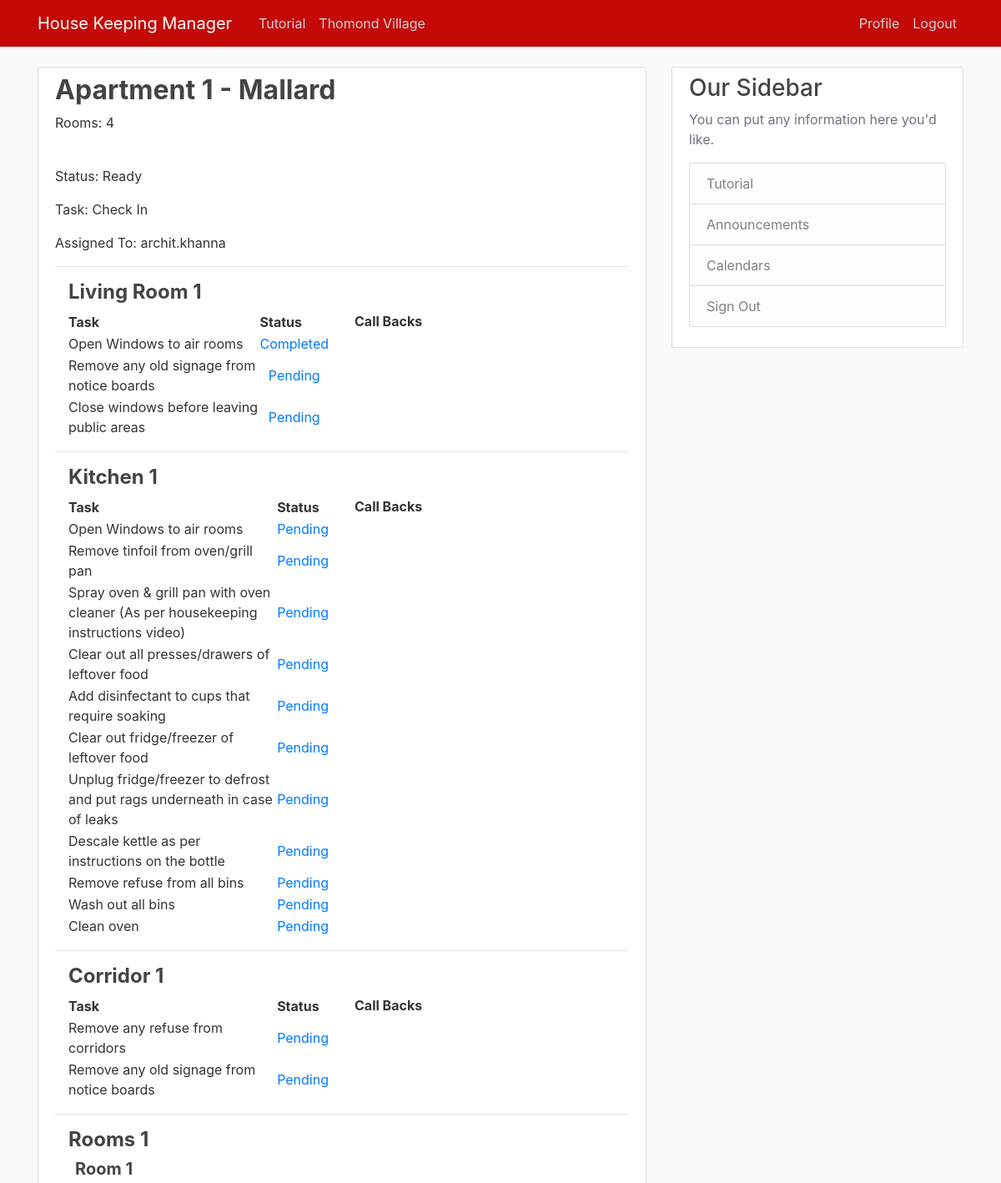
Screenshot of /apartment/22/ (signed in, upper part) with the database file from the repository.
### HKmanager/models.py (models this page shows, shortened)
class apartment(models.Model):
    number = models.IntegerField(unique=True, null=False, blank=False)
    rooms = models.ForeignKey(numberOfRooms, on_delete=models.DO_NOTHING, null=False, blank=False, default=0)
    block = models.ForeignKey(block, on_delete=models.DO_NOTHING, null=False, blank=False)
    status = models.ForeignKey(status, on_delete=models.DO_NOTHING, null=False, blank=False)
    task = models.ForeignKey(task, on_delete=models.DO_NOTHING, null=False, blank=False)
    assignee = models.ForeignKey(User, on_delete=models.DO_NOTHING)
    def __str__(self):
        return str(self.number)

class block(models.Model):
    name = models.CharField(max_length=50, null=False, blank=False)
    def __str__(self):
        return self.name

class numberOfRooms(models.Model):
    capacity = models.IntegerField(unique=True, null=False, blank=False)
    def __str__(self):
        return str(self.capacity)

class status(models.Model):
    name = models.CharField(max_length=50, null=False, blank=False)
    def __str__(self):
        return self.name

class task(models.Model):
    name = models.CharField(max_length=50, null=False, blank=False)
    def __str__(self):
        return self.name

class livingRoom(models.Model):
    apartment = models.OneToOneField(apartment, on_delete=models.CASCADE)

class livingRoomCheckList(models.Model):
    livingroom = models.ForeignKey(livingRoom, on_delete=models.CASCADE)
    task = models.ForeignKey(taskslivingRoom, on_delete=models.DO_NOTHING)
    checked = models.BooleanField(default=False)

class taskslivingRoom(models.Model):
    description = models.CharField(max_length=200, null=False, blank=False)
    def __str__(self):
        return str(self.description)

class kitchen(models.Model):
    apartment = models.OneToOneField(apartment, on_delete=models.CASCADE)

class kitchenCheckList(models.Model):
    kitchen = models.ForeignKey(kitchen, on_delete=models.CASCADE)
    task = models.ForeignKey(tasksKitchen, on_delete=models.DO_NOTHING)
    checked = models.BooleanField(default=False)

class tasksKitchen(models.Model):
    description = models.CharField(max_length=200, null=False, blank=False)
    def __str__(self):
        return str(self.description)

class corridor(models.Model):
    apartment = models.OneToOneField(apartment, on_delete=models.CASCADE)

class corridorCheckList(models.Model):
    corridor = models.ForeignKey(corridor, on_delete=models.CASCADE)
    task = models.ForeignKey(tasksCorridor, on_delete=models.DO_NOTHING)
    checked = models.BooleanField(default=False)

class tasksCorridor(models.Model):
    description = models.CharField(max_length=200, null=False, blank=False)
    def __str__(self):
        return str(self.description)

class bedroom(models.Model):
    apartment = models.ForeignKey(apartment, on_delete=models.CASCADE, default=0)
    number = models.IntegerField(null=False, blank=False, default=0)

### HKmanager/views.py (the view)
# urls.py: path('apartment/<int:pk>/', ApartmentDetailView.as_view(), name='hk-Apartment'),
class ApartmentDetailView(LoginRequiredMixin, DetailView):
    model = apartment
    def get_context_data(self, *args, **kwargs):
        context = super(ApartmentDetailView, self).get_context_data(*args, **kwargs)
        bedrooms = bedroom.objects.filter(apartment=self.object.pk)
        ensuites = ensuite.objects.filter(apartment=self.object.pk)
        context["bedrooms"] = bedrooms
        context["livingRoomCheckList"] = livingRoomCheckList.objects.all().filter(livingroom=self.object.livingroom)
        context["kitchenCheckList"] = kitchenCheckList.objects.all().filter(kitchen=self.object.kitchen)
        context["corridorCheckList"] = corridorCheckList.objects.all().filter(corridor=self.object.corridor)
        allRoomsCheckList = []
        allEnsuitesCheckList = []
        for room in bedrooms:
            allRoomsCheckList+= bedroomCheckList.objects.all().filter(bedroom=room)
        for ens in ensuites:
            allEnsuitesCheckList+= ensuiteCheckList.objects.all().filter(ensuite=ens)
        context["bedroomCheckList"] = allRoomsCheckList
        context["ensuiteCheckList"] = allEnsuitesCheckList
        return context

### HKmanager/models.py (called while the page is built)
    def __str__(self):
        return str(self.description)

    def __str__(self):
        return str(self.description)

### HKmanager/templates/HKmanager/apartment_detail.html (shortened to what this page needs)
{% extends "HKmanager/base.html" %}
{% block content %}
  <article class="media content-section">
    <div class="media-body">
      <h2 class="article-title">Apartment {{ object.number }} - {{ object.block }}</h2>
      <p class="article-content">Rooms: {{ object.rooms }}</p>
      <br>
      <p class="article-content">Status: {{ object.status }}</p>
      <p class="article-content">Task: {{ object.task }}</p>
      <p class="article-content">Assigned To: {{ object.assignee }}</p>
      <hr>
      <h4 class="article-title ml-3">Living Room {{ object.livingroom.apartment }}</h4>
      <div class="container">
        <div class="row">
          <div class="col-sm-6">
            <table>
              <tr>
                <th>Task</th>
                <th>Status</th>
              </tr>
              {% for task in livingRoomCheckList %}
                <tr>
                  <td>{{ task.task }}</td>
                  {% if task.checked %}
                    <td>
                      <center>
                        <a href="{% url 'task-undo' object.id task.id 1 %}">
                          Completed
                        </a>
                      </center>
                    </td>
                  {% else %}
                    <td>
                      <center>
                        <a href="{% url 'task-complete' object.id task.id 1 %}">
                          Pending
                        </a>
                      </center>
                    </td>
                  {% endif %}
                </tr>
              {% endfor %}
            </table>
          </div>
          <div class="col-sm-6">
            <p><b>Call Backs</b></p>
          </div>
        </div>
      </div>
      <hr>
      <h4 class="article-title ml-3">Kitchen {{ object.kitchen.apartment }}</h4>
      <div class="container">
        <div class="row">
          <div class="col-sm-6">
            <table>
              <tr>
                <th>Task</th>
                <th>Status</th>
              </tr>
              {% for task in kitchenCheckList %}
                <tr>
                  <td>{{ task.task }}</td>
                  {% if task.checked %}
                    <td>
                      <center>
                        <a href="{% url 'task-undo' object.id task.id 2 %}">
                          Completed
                        </a>
                      </center>
                    </td>
                  {% else %}
                    <td>
                      <center>
                        <a href="{% url 'task-complete' object.id task.id 2 %}">
                          Pending
                        </a>
                      </center>
                    </td>
                  {% endif %}
                </tr>
              {% endfor %}
            </table>
          </div>
          <div class="col-sm-6">
            <p><b>Call Backs</b></p>
          </div>
        </div>
      </div>
      <hr>
      <h4 class="article-title ml-3">Corridor {{ object.corridor.apartment }}</h4>
      <div class="container">
        <div class="row">
          <div class="col-sm-6">
            <table>
              <tr>
                <th>Task</th>
                <th>Status</th>
              </tr>
              {% for task in corridorCheckList %}
                <tr>
                  <td>{{ task.task }}</td>
                  {% if task.checked %}
                    <td>
                      <center>
                        <a href="{% url 'task-undo' object.id task.id 3 %}">
                          Completed
                        </a>
                      </center>
                    </td>
                  {% else %}
                    <td>
                      <center>
                        <a href="{% url 'task-complete' object.id task.id 3 %}">
                          Pending
                        </a>
                      </center>
                    </td>
                  {% endif %}
                </tr>
              {% endfor %}
            </table>
          </div>
          <div class="col-sm-6">
            <p><b>Call Backs</b></p>
          </div>
        </div>
      </div>
      <hr>
      <h4 class="article-title ml-3">Rooms {{ object.number }}</h4>
      {% for bedroom in bedrooms %}
        <h5 class="article-title ml-4">Room {{ bedroom.number }}</h5>
        <br>
        <br>
      {% endfor %}
    </div>
  </article>
{% endblock content %}

### HKmanager/static/HKmanager/main.css (style rules this page uses)
body { background: #fafafa; color: #333333; margin-top: 5rem; }
h1, h2, h3, h4, h5, h6 { color: #444444; }
div { vertical-align: middle; }
.content-section { background: #ffffff; padding: 8px 20px; vertical-align: middle; line-height: inherit; border: 1px solid #dddddd; border-radius: 3px; margin-bottom: 10px; }
.article-title { color: #444444; font-weight: bold; }
.article-content { white-space: pre-line; }

### rows the page displays
apartment: number "1", block "Mallard", rooms "4", status "Ready", task "Check In", assignee "archit.khanna", livingroom.apartment "1", kitchen.apartment "1", corridor.apartment "1"
livingRoomCheckList: task "Open Windows to air rooms", checked "Completed"
livingRoomCheckList: task "Remove any old signage from notice boards", checked "Pending"
livingRoomCheckList: task "Close windows before leaving public areas", checked "Pending"
kitchenCheckList: task "Open Windows to air rooms", checked "Pending"
kitchenCheckList: task "Remove tinfoil from oven/grill pan", checked "Pending"
kitchenCheckList: task "Spray oven & grill pan with oven cleaner (As per housekeeping instructions video)", checked "Pending"
kitchenCheckList: task "Clear out all presses/drawers of leftover food", checked "Pending"
kitchenCheckList: task "Add disinfectant to cups that require soaking", checked "Pending"
kitchenCheckList: task "Clear out fridge/freezer of leftover food", checked "Pending"
kitchenCheckList: task "Unplug fridge/freezer to defrost and put rags underneath in case of leaks", checked "Pending"
kitchenCheckList: task "Descale kettle as per instructions on the bottle", checked "Pending"
kitchenCheckList: task "Remove refuse from all bins", checked "Pending"
kitchenCheckList: task "Wash out all bins", checked "Pending"
kitchenCheckList: task "Clean oven", checked "Pending"
corridorCheckList: task "Remove any refuse from corridors", checked "Pending"
corridorCheckList: task "Remove any old signage from notice boards", checked "Pending"
bedroom: number "1"
